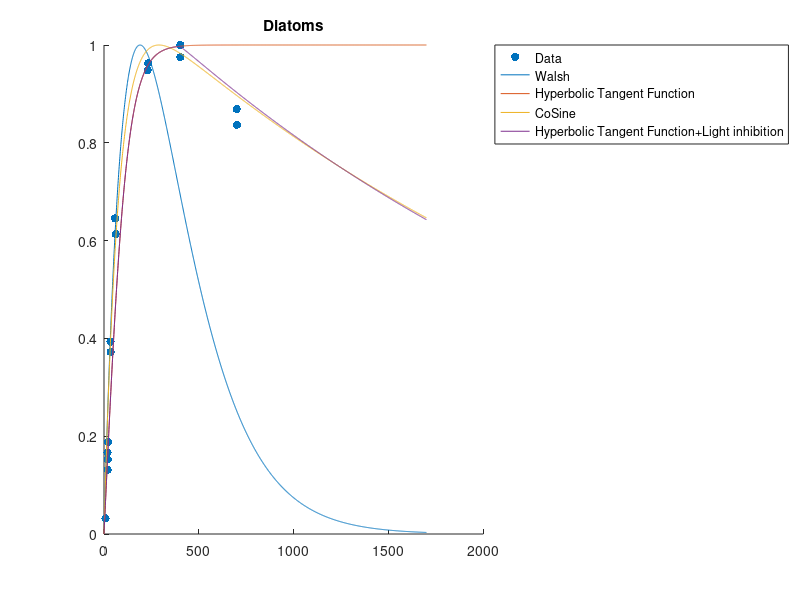
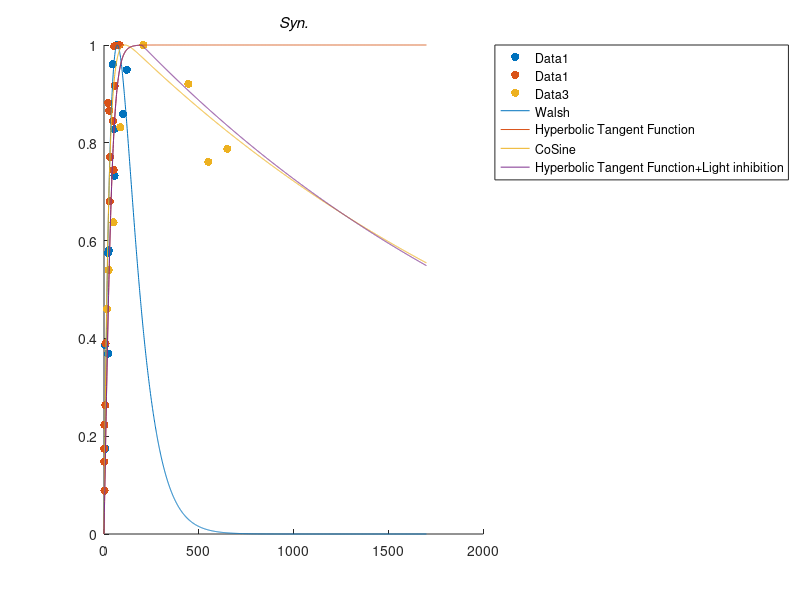
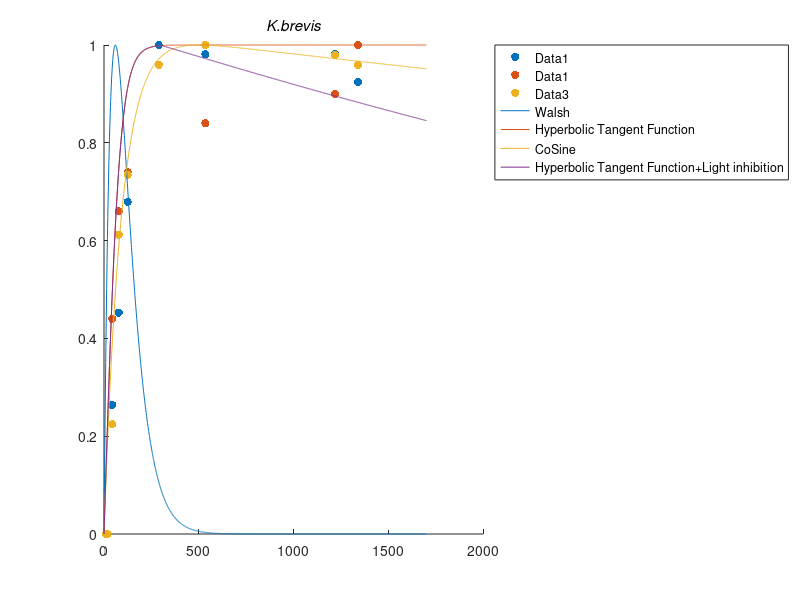
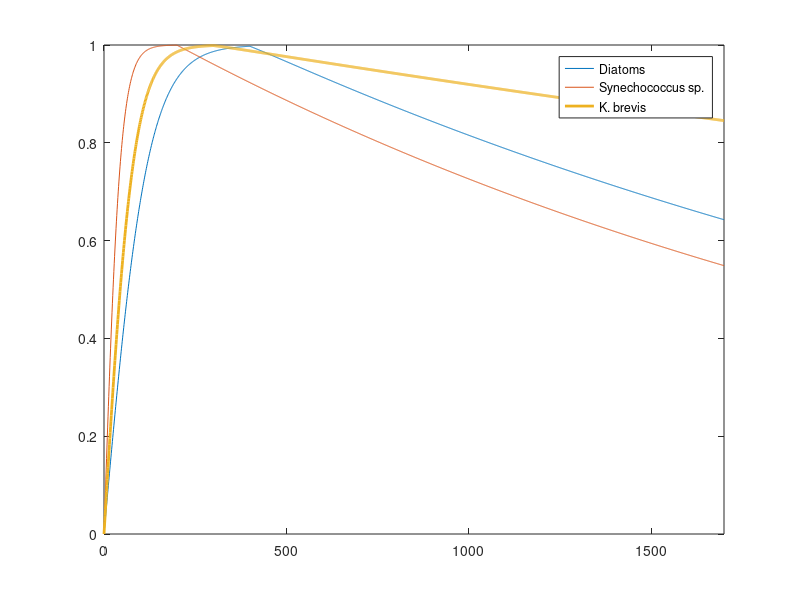

Here is the MATLAB script that generated these plots, in order:
clear all;close all;
%Diatom
x1 =[7.583947125
19.76643235
19.81684264
18.52297869
21.22833058
34.93992775
33.66286722
62.06066037
62.06066037
58.15386339
230.1117428
232.8002913
402.7417593
402.8005713
701.0866217
699.8347663
];

y1 = [0.057061641
0.234533845
0.272509592
0.297798751
0.335830509
0.665233708
0.703181449
1.096185622
1.096185622
1.153065225
1.694667712
1.720040888
1.742613493
1.786918531
1.495743132
1.552678746
]; %S.tropicum, Hideki Kaeriyama, 2011, South Japan

%
y1 = y1/max(y1);
%y2 = y2/max(y2);
%y3 = y3/max(y3);

x = [x1];
y = [y1]/0.92;

L=0:1700;
Ls = 190;
mu1 = L./Ls.*exp(1-(L./Ls));

alpha2 = 0.02;
K2C = 2.4; 
mu2 = tanh(alpha2*L/K2C);

%(1-exp(-a.*x./c)).*exp(-b.*x./c)
alpha3 = 3.5;
beta3 = 0.09;
Ls = 275;
mu3 = (1-exp(-alpha3.*L./Ls)).*exp(-beta3.*L./Ls);
mu_max =(1-exp(-alpha3*(-Ls/alpha3*log(beta3/(beta3+alpha3)))/Ls))*exp(-beta3*(-Ls/alpha3*log(beta3/(beta3+alpha3)))/Ls);
mu3 = mu3./mu_max;

alpha3/mu_max
beta3/mu_max

Linhib = 400;
alpha4 = 0.02;
beta4 = 0.00034;
for i=1:length(L)
    L_inhib = L(i)-Linhib;
    mu4(i) = tanh(alpha4*L(i)/K2C);
    if(L_inhib>0)
        mu4(i) = mu4(i)*exp(-beta4*L_inhib);
    end
end



figure('Units','pixels','Position',[100 100 1000 400]);
scatter(x1,y1,'filled','r');
hold on;
%scatter(x2,y2,'filled','g');
%hold on;
%scatter(x3,y3,'filled','b','linewidth',2);
plot(L,mu1,L,mu2,L,mu3,L,mu4);
legend('Data','Walsh','Hyperbolic Tangent Function','CoSine','Hyperbolic Tangent Function+Light inhibition','location','northeastoutside');
title('Diatoms');

diatom_x = L;
diatom_y = mu4;

% Synechococcus sp.
x1 = [6.198547215496369
5.230024213075062
21.210653753026634
25.084745762711876
21.45278450363196
55.35108958837773
55.108958837772406
46.150121065375316
70.12106537530266
99.66101694915255
120
];

y1 = [ 0.2108843537414966
0.4659863945578231
0.44557823129251695
0.7006802721088435
0.6938775510204082
0.8843537414965986
1
1.1598639455782314
1.207482993197279
1.0374149659863945
1.1462585034013606
]; %Lisa Campbell, 1986

x2 = [3.125
0.78125
0.546875
1.953125
6.875
7.8125
30.078125
31.484375
27.734375
21.875
47.1875
50.703125
55.859375
82.109375
53.28125
];

y2=[0.047311828
0.078853047
0.093189964
0.118996416
0.140501792
0.207885305
0.362724014
0.411469534
0.461648746
0.470250896
0.450179211
0.397132616
0.488888889
0.533333333
0.531899642
];    %Timmermans, 2005

x3 = [15 25 50 86 207 445 550 650]';

y3 = [0.52 0.61 0.72 0.94 1.13 1.04 0.86 0.89]'; %Six,2004

y1 = y1/max(y1);
y2 = y2/max(y2);
y3 = y3/max(y3);

x = [x1;x2;x3];
y = [y1;y2;y3];

L=0:1700;
Ls = 70;
mu1 = L./Ls.*exp(1-(L./Ls));

alpha2 = 0.02;
K2C = 0.9; 
mu2 = tanh(alpha2*L/K2C);

%(1-exp(-a.*x./c)).*exp(-b.*x./c)
alpha3 = 2.996;
beta3 = 0.02637;
Ls = 70;
mu3 = (1-exp(-alpha3.*L./Ls)).*exp(-beta3.*L./Ls);
mu_max =(1-exp(-alpha3*(-Ls/alpha3*log(beta3/(beta3+alpha3)))/Ls))*exp(-beta3*(-Ls/alpha3*log(beta3/(beta3+alpha3)))/Ls);
mu3 = mu3./mu_max;

alpha3/mu_max
beta3/mu_max

Linhib = 200;
alpha4 = 0.02;
beta4 = 0.0004;
for i=1:length(L)
    L_inhib = L(i)-Linhib;
    mu4(i) = tanh(alpha4*L(i)/K2C);
    if(L_inhib>0)
        mu4(i) = mu4(i)*exp(-beta4*L_inhib);
    end
end

figure('Units','pixels','Position',[100 100 1000 400]);
scatter(x1,y1,'filled','r');
hold on;
scatter(x2,y2,'filled','g');
hold on;
scatter(x3,y3,'filled','b','linewidth',2);
plot(L,mu1,L,mu2,L,mu3,L,mu4);
legend('Data1','Data1','Data3','Walsh','Hyperbolic Tangent Function','CoSine','Hyperbolic Tangent Function+Light inhibition','location','northeastoutside');
title('\itSyn.');

syn_x = L;
syn_y = mu4;

%K. brevis
x1 = [1339 1218 534 289 125 78 43]';
y1 = [0.49 0.52 0.52 0.53 0.36 0.24 0.14]';

x2 = [1339 1218 534 289 125 78 43 17 10]';
y2 = [0.5 0.45 0.42 0.48 0.37 0.33 0.22 0 0]';

x3 = [1339 1218 534 289 125 78 43 17 10]';
y3 = [0.47 0.48 0.49 0.47 0.36 0.3 0.11 0 0]';

y1 = y1/max(y1);
y2 = y2/max(y2);
y3 = y3/max(y3);

x = [x1;x2;x3];
y = [y1;y2;y3];

L=0:1700;
Ls = 60;
mu1 = L./Ls.*exp(1-(L./Ls));

alpha2 = 0.0099;
K2C = 0.8; 
mu2 = tanh(alpha2*L/K2C);

%(1-exp(-a.*x./c)).*exp(-b.*x./c)
alpha3 = 2.2;
beta3 = 0.009;
Ls = 200;
mu3 = (1-exp(-alpha3.*L./Ls)).*exp(-beta3.*L./Ls);
mu_max =(1-exp(-alpha3*(-Ls/alpha3*log(beta3/(beta3+alpha3)))/Ls))*exp(-beta3*(-Ls/alpha3*log(beta3/(beta3+alpha3)))/Ls);
mu3 = mu3./mu_max;

alpha3/mu_max
beta3/mu_max

Linhib = 300;
alpha4 = 0.0099;
beta4 = 0.00012;
for i=1:length(L)
    L_inhib = L(i)-Linhib;
    mu4(i) = tanh(alpha4*L(i)/K2C);
    if(L_inhib>0)
        mu4(i) = mu4(i)*exp(-beta4*L_inhib);
    end
end

figure('Units','pixels','Position',[100 100 1000 400]);
scatter(x1,y1,'filled','r');
hold on;
scatter(x2,y2,'filled','g');
hold on;
scatter(x3,y3,'filled','b','linewidth',2);
plot(L,mu1,L,mu2,L,mu3,L,mu4);
legend('Data1','Data1','Data3','Walsh','Hyperbolic Tangent Function','CoSine','Hyperbolic Tangent Function+Light inhibition','location','northeastoutside');
title('\itK.brevis');

kb_x = L;
kb_y = mu4;

figure;
plot(diatom_x,diatom_y,syn_x,syn_y,kb_x,kb_y,'LineWidth',2);
legend('Diatoms','Synechococcus sp.','K. brevis');
xlim([0 1700]);